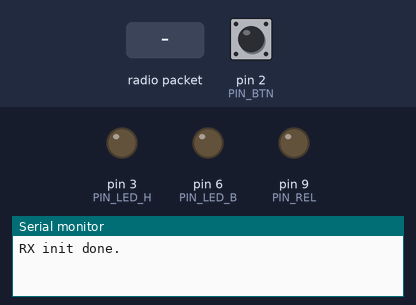
The sketch below on a simulated Arduino Uno, built with avr-gcc and run on an emulated ATmega328P. Parts: output pins drawn as LEDs (lit = HIGH), the last lines printed to the serial monitor. Dashed ring = blinking. The inputs (shaded band) are chosen by the test bench; at power-on: pin 2 (PIN_BTN) HIGH. No radio packets arrive unless stated.

Above: at 1.2 s.
1.3 s: radio packet "H" arrives
At 1.55 s:
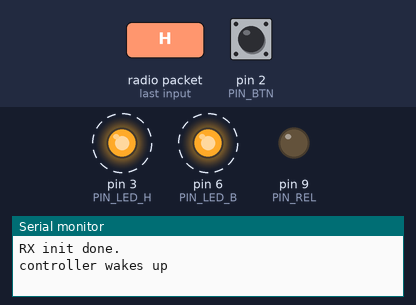
3.1 s: radio packet "t" arrives
At 3.8 s:
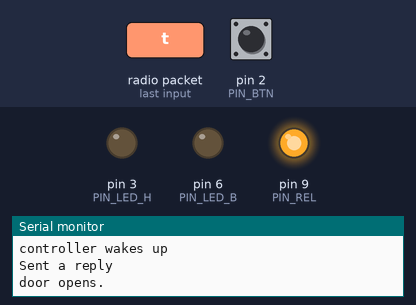
6.1 s: radio packet "h" arrives
At 8.21 s:
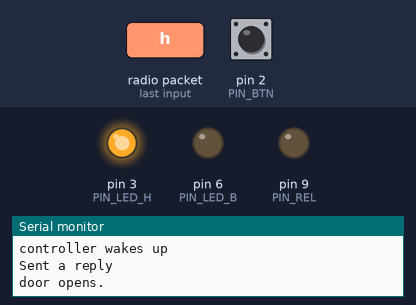
9.1 s: radio packet "b" arrives
At 9.7 s:
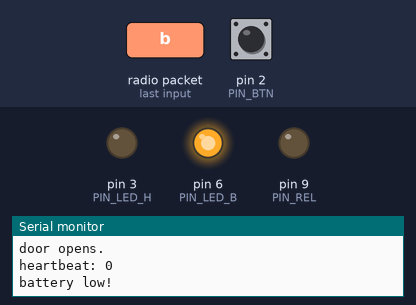
10.6 s: pin 2 (PIN_BTN) pulled LOW for 0.15 s
At 10.67 s:
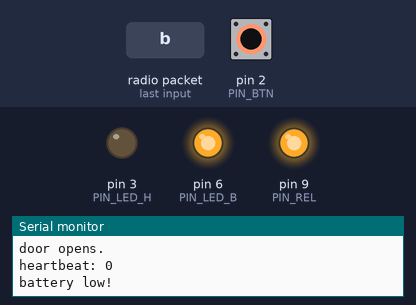
12.2 s: pin 2 (PIN_BTN) pulled LOW for 3.2 s
At 15.7 s:
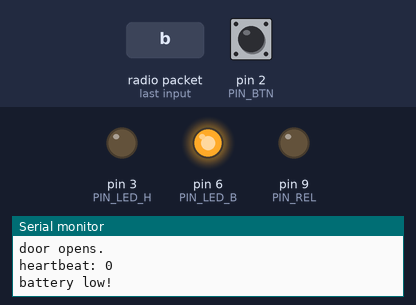
Timing chart, 0 to 17.2 s (numbered marks = the images above; inputs shaded):
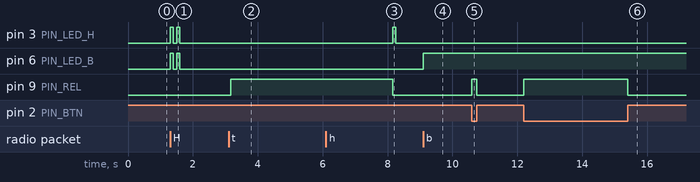

The sketch:

OuijaTransmitter.ino
```cpp
// (licence header left out)
/*
  pin D8-----------CE    (chip enable in)
  SS pin D10----------CSN   (chip select in)
  SCK pin D13----------SCK   (SPI clock in)
  MOSI pin D11----------SDI   (SPI Data in)
  MISO pin D12----------SDO   (SPI data out)

*/

#include <SPI.h>
#include <RH_NRF24.h>
// Singleton instance of the radio driver
RH_NRF24 nrf24;

#define REL_TIME 5000 //HOW LONG IN MS SHOULD THE RELAY STAY ENERGIZED AFTER THE CORRECT PASSWORD IS GIVEN?

#define PIN_BTN 2 //YOUR AUXILLARY MICROSWITCH PIN
#define PIN_REL 9 //YOUR RELAY PIN
#define PIN_LED_H 3 //YOUR GREEN LED PIN
#define PIN_LED_B 6 //YOUR YELLOW LED PIN

long int beats = 0;

//handle a hello message from the planchette.
void hello() {
  Serial.println("controller wakes up");
  digitalWrite(PIN_LED_B, HIGH);   // turn the LED on (HIGH is the voltage level)
  digitalWrite(PIN_LED_H, HIGH);   // turn the LED on (HIGH is the voltage level)
  delay(100);
  digitalWrite(PIN_LED_B, LOW);   // turn the LED on (HIGH is the voltage level)
  digitalWrite(PIN_LED_H, LOW);   // turn the LED on (HIGH is the voltage level)
  delay(100);
  digitalWrite(PIN_LED_B, HIGH);   // turn the LED on (HIGH is the voltage level)
  digitalWrite(PIN_LED_H, HIGH);   // turn the LED on (HIGH is the voltage level)
  delay(100);
  digitalWrite(PIN_LED_B, LOW);   // turn the LED on (HIGH is the voltage level)
  digitalWrite(PIN_LED_H, LOW);   // turn the LED on (HIGH is the voltage level)
}

//handle the heartbeat.
void heartbeat() {
  digitalWrite(PIN_LED_H, HIGH);   // turn the LED on (HIGH is the voltage level)
  delay(100);
  digitalWrite(PIN_LED_H, LOW);   // turn the LED on (HIGH is the voltage level)
  Serial.print("heartbeat: ");
  Serial.println(beats++);
}

//handle a battery warning.
void batt_warn() {
  digitalWrite(PIN_LED_B, HIGH);   // turn the LED on (HIGH is the voltage level)
  Serial.println("battery low!");
}

//handle an "access granted" message
void trig() {
  digitalWrite(PIN_REL, HIGH);   // turn the LED on (HIGH is the voltage level)
  Serial.println("door opens.");
  delay(REL_TIME);
}

// the setup function runs once when you press reset or power the board
void setup() {
  Serial.begin(9600);

  if (!nrf24.init())
    Serial.println("RF init failed");
  // Defaults after init are 2.402 GHz (channel 2), 2Mbps, 0dBm
  if (!nrf24.setChannel(1))
    Serial.println("setChannel failed");
  if (!nrf24.setRF(RH_NRF24::DataRate2Mbps, RH_NRF24::TransmitPower0dBm))
    Serial.println("setRF failed");

  // initialize pins.
  pinMode(PIN_REL, OUTPUT);
  pinMode(PIN_LED_H, OUTPUT);
  pinMode(PIN_LED_B, OUTPUT);
  pinMode(PIN_BTN, INPUT_PULLUP);
  digitalWrite(PIN_LED_H, LOW);
  digitalWrite(PIN_LED_B, LOW);
  Serial.println("RX init done.");
}

// the loop function runs over and over again forever
void loop() {

  if (nrf24.available())
  {
    // Should be a message for us now
    uint8_t buf[RH_NRF24_MAX_MESSAGE_LEN];
    uint8_t len = sizeof(buf);
    if (nrf24.recv(buf, &len))
    {
      // Send a reply if you get an "access granted" message
      uint8_t data[] = "ack";
      if (buf[0] == 't') {
        nrf24.send(data, sizeof(data));
        nrf24.waitPacketSent();
        Serial.println("Sent a reply");
      }
      //handle each message with an appropriate function.
      switch (buf[0]) {
        case 'h':
          heartbeat();
          break;
        case 'b':
          batt_warn();
          break;
        case 't':
          trig();
          break;
        case 'H':
          hello();
          break;
      }
    }
    else
    {
      Serial.println("recv failed");
    }
  }

  //clear the relay's state back to unenergized, also enable overriding this clearing with the manual microswitch.
  if (digitalRead(PIN_BTN) == LOW) {
    digitalWrite(PIN_REL, HIGH);
  }
  else digitalWrite(PIN_REL, LOW);
}
```

Measured:
- after the input at 1.3 s, pin 3 (PIN_LED_H), pin 6 (PIN_LED_B): alternates HIGH for 0.10 s and LOW for 0.10 s, 4 changes in all, then stays LOW, starting at once
- after the input at 3.1 s, pin 9 (PIN_REL): LOW → HIGH after 0.06 s
- after the input at 6.1 s, pin 3 (PIN_LED_H): LOW → HIGH after 2.1 s, → LOW 0.10 s later
- after the input at 9.1 s, pin 6 (PIN_LED_B): LOW → HIGH at once
- after the input at 10.6 s, pin 9 (PIN_REL): LOW → HIGH at once, → LOW 0.15 s later
- after the input at 12.2 s, pin 9 (PIN_REL): LOW → HIGH at once, → LOW 3.2 s later
